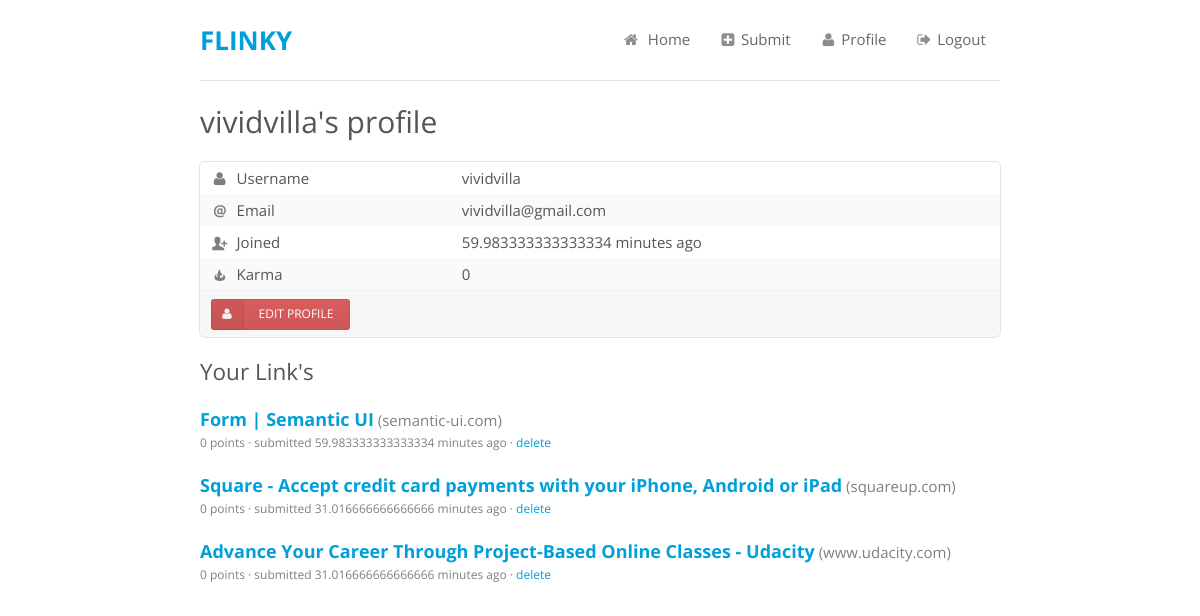
Screenshot of /profile/vividvilla/ (signed in) with the database file from the repository.
### flinky/models.py (models this page shows, shortened)
class User(db.Model):
    id = db.Column(db.Integer, primary_key = True)
    username = db.Column(db.String(80), unique = True)
    email = db.Column(db.String(80), unique = True)
    password = db.Column(db.Text)
    joined = db.Column(db.DateTime())
    karma = db.Column(db.Integer(), default = 0)

class Link(db.Model):
    id = db.Column(db.Integer, primary_key = True)
    link = db.Column(db.String(240), unique = True)
    title = db.Column(db.String(240))
    points = db.Column(db.Integer)
    domain = db.Column(db.String(240))
    submitted = db.Column(db.DateTime())
    user_id = db.Column(db.Integer, db.ForeignKey('user.id'))
    user = db.relationship('User', backref = 'link', uselist=False)

### flinky/views/profile.py (the view)
@app.route('/profile/')
@app.route('/profile/<username>/')
@requires_login
def profile(username = None):
	if username:
		user = User.query.filter_by(username = username).first()
		links = Link.query.filter_by(user = user).all()
		return render_template('profile.html', user = user, joined = calc_time(user.joined), links = links)
	return redirect(url_for('profile', username = session['logged_in']))

### flinky/__init__.py (called while the page is built)
@app.before_request
def set_session():
    session.modified = True

def requires_login(f):
    @wraps(f)
    def decorated_function(*args, **kwargs):
        if not session.get('logged_in'):
            flash("You need to either login or signup to access this page", category = "error")
            return redirect(url_for('login'))
        return f(*args, **kwargs)
    return decorated_function

### flinky/utils.py (called while the page is built)
@app.template_filter('calc_time')
def calc_time(date):
	curr_date = datetime.now()
	diff = curr_date - date
	seconds = diff.seconds
	days = diff.days
	if days > 365:
		return "{} years".format(days/365)
	elif days > 30:
		return "{} months".format(days/30)
	elif days > 1:
		return "{} days".format(days)
	elif seconds > 7200:
		return "{} hours".format(seconds/3600)
	elif seconds > 120:
		return "{} minutes".format(seconds/60)
	else:
		return "{} seconds".format(seconds)

### flinky/templates/profile.html (shortened to what this page needs)
{% extends 'base.html' %}
{% block content %}
<h1>{{user.username}}'s profile</h1>
<table class="ui table segment">
  <tbody>
    <tr>
      <td><i class="user icon"></i> Username</td>
      <td>{{ user.username }}</td>
    </tr>
    <tr>
      <td><i class="email basic icon"></i> Email</td>
      <td>{{ user.email }}</td>
    </tr>
    <tr>
      <td><i class="add user basic icon"></i> Joined</td>
      <td>{{ joined }} ago</td>
    </tr>
    <tr>
      <td><i class="fire basic icon"></i> Karma</td>
      <td>{{ user.karma }}</td>
    </tr>
  </tbody>
  <tfoot>
    <tr>
    <th colspan="2">
      <a href="{{ url_for('profile_edit', username = user.username ) }}" class="mini ui red labeled icon button"><i class="user icon"></i> Edit Profile</div>
<h2>Your Link's</h2>
{% if links %}
{% for link in links %}
<div class="ui list">
	<div class="item">
		<div class="content">
			<a class="header links" href="{{ link.link }}" target="_blank">{{ link.title }}</a> <span class="description">({{ link.domain }})</span>
			<div class="description link-desc">{{ link.points }} points &middot; submitted {{ link.submitted | calc_time }} ago {% if session.logged_in == link.user.username %} &middot;
			<a href="{{ url_for('delete_link', linkid = link.id, prev = request.path ) }}">delete</a>{% endif %}</div>
		</div>
	</div>
</div>
{% endfor %}
{% else %}
<h4>No links submitted yet</h4>
{% endif %}
{% endblock %}

### flinky/static/semantic/css/custom.css (style rules this page uses)
html, body { font-size: 15px; height: 100%; }
body { font-family: "Open Sans", "Helvetica Neue", "Helvetica", "Arial", sans-serif; background: #FFFFFF; margin: 0px; padding: 0px; color: #555555; text-rendering: optimizeLegibility; min-width: 320px; }
.ui.header, h1, h2 { font-weight: normal !important; }
.ui.button { font-weight: normal; text-decoration: none; }
a { color: #009FDA; text-decoration: none; -webkit-transition: color 0.3s ease; -moz-transition: color 0.3s ease; transition: color 0.3s ease; }
.links { font-size: 1.2em; }
.link-desc { margin-top: 5px; font-size: 0.8em; }

### rows the page displays
User: username "vividvilla", email "vividvilla@gmail.com", karma "0"
Link: title "Form | Semantic UI", domain "semantic-ui.com", points "0", submitted|calc_time "59.983333333333334 minutes"
Link: title "Square - Accept credit card payments with your iPhone, Android or iPad", domain "squareup.com", points "0", submitted|calc_time "31.016666666666666 minutes"
Link: title "Advance Your Career Through Project-Based Online Classes - Udacity", domain "www.udacity.com", points "0", submitted|calc_time "31.016666666666666 minutes"

### other values shown
{{ joined }} "59.983333333333334 minutes"
